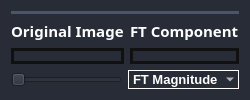
       <widget class="QFrame" name="frame_3">
        <property name="styleSheet">
         <string notr="true">background-color: rgb(39, 44, 54);
border-radius: 10px;
border: none;</string>
        </property>
        <property name="frameShape">
         <enum>QFrame::StyledPanel</enum>
        </property>
        <property name="frameShadow">
         <enum>QFrame::Raised</enum>
        </property>
        <layout class="QGridLayout" name="gridLayout_3">
         <item row="0" column="0">
          <layout class="QVBoxLayout" name="verticalLayout_9">
           <item>
            <widget class="Line" name="line_11">
             <property name="styleSheet">
              <string notr="true">/* Line style */

  /* Set the width of the line */
  width: 20px;

  /* Set the height of the line */
  height: 5px;

  /* Set the background color of the line */
  background-color:rgb(77, 86, 105);

  /* Set the border of the line */
  border: 10px;

  /* Set the border radius of the line */
  border-radius:5px;




</string>
             </property>
             <property name="orientation">
              <enum>Qt::Horizontal</enum>
             </property>
            </widget>
           </item>
           <item>
            <layout class="QHBoxLayout" name="horizontalLayout_6">
             <item>
              <layout class="QVBoxLayout" name="verticalLayout_10" stretch="0,5">
               <item alignment="Qt::AlignHCenter">
                <widget class="QLabel" name="label_8">
                 <property name="font">
                  <font>
                   <family>Oswald SemiBold</family>
                   <pointsize>11</pointsize>
                   <weight>75</weight>
                   <bold>true</bold>
                  </font>
                 </property>
                 <property name="styleSheet">
                  <string notr="true">color:white;
font-weight:10000px;</string>
                 </property>
                 <property name="text">
                  <string>Original Image</string>
                 </property>
                </widget>
               </item>
               <item>
                <widget class="QWidget" name="original3" native="true">
                 <property name="styleSheet">
                  <string notr="true">border: 3px solid rgb(17,17,17);</string>
                 </property>
                </widget>
               </item>
              </layout>
             </item>
             <item>
              <layout class="QVBoxLayout" name="verticalLayout_11" stretch="0,5">
               <item alignment="Qt::AlignHCenter">
                <widget class="QLabel" name="label_9">
                 <property name="font">
                  <font>
                   <family>Oswald SemiBold</family>
                   <pointsize>11</pointsize>
                   <weight>75</weight>
                   <bold>true</bold>
                  </font>
                 </property>
                 <property name="styleSheet">
                  <string notr="true">color:white;
font-weight:10000px;</string>
                 </property>
                 <property name="text">
                  <string>FT Component</string>
                 </property>
                </widget>
               </item>
               <item>
                <widget class="QWidget" name="component_image3" native="true">
                 <property name="styleSheet">
                  <string notr="true">border: 3px solid rgb(17,17,17);</string>
                 </property>
                </widget>
               </item>
              </layout>
             </item>
            </layout>
           </item>
          </layout>
         </item>
         <item row="1" column="0">
          <layout class="QHBoxLayout" name="horizontalLayout_5">
           <property name="spacing">
            <number>6</number>
           </property>
           <property name="sizeConstraint">
            <enum>QLayout::SetMaximumSize</enum>
           </property>
           <item>
            <widget class="QSlider" name="Slider_weight3">
             <property name="sizePolicy">
              <sizepolicy hsizetype="Minimum" vsizetype="Fixed">
               <horstretch>0</horstretch>
               <verstretch>0</verstretch>
              </sizepolicy>
             </property>
             <property name="orientation">
              <enum>Qt::Horizontal</enum>
             </property>
            </widget>
           </item>
           <item>
            <widget class="QComboBox" name="combo3">
             <property name="styleSheet">
              <string notr="true">QComboBox {
    font-family: &quot;Overpass&quot;;
    font-weight: 600; /* Semibold */
    font-size: 10pt; /* Adjust the font size as needed */
    color: white; /* Set the text color to white */
    border: 1px solid white; /* Set the border to 1px solid white */
background: rgba(74, 74, 74, 0);
	border-radius: 10px;
}</string>
             </property>
             <item>
              <property name="text">
               <string>FT Magnitude</string>
              </property>
             </item>
             <item>
              <property name="text">
               <string>FT Phase</string>
              </property>
             </item>
            </widget>
           </item>
          </layout>
         </item>
        </layout>
       </widget>
